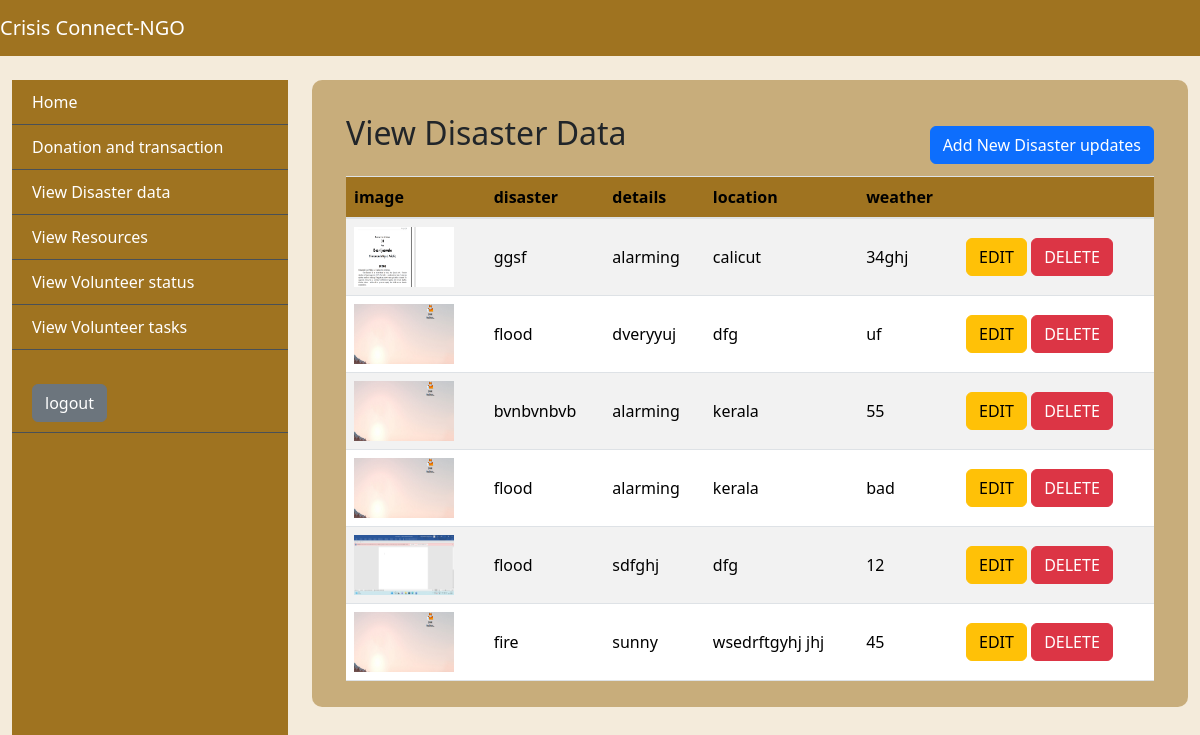
Page /Viewdisasterdata on the earlier database version.
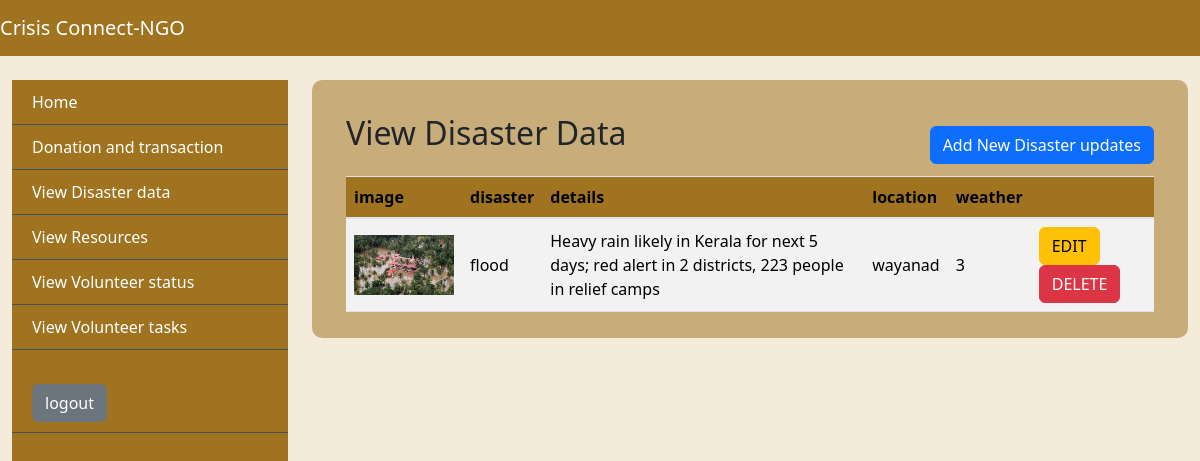
Same page on the later database version.
### app/models.py (models this page shows)
class DisasterTable(models.Model):
    Image= models.FileField()
    Disaster= models.CharField(max_length=30, null=True, blank=True)
    Details= models.CharField(max_length=125, null=True, blank=True)
    Location= models.CharField(max_length=20, null=True, blank=True)
    Weather= models.CharField(max_length=20, null=True, blank=True)
    created_at=models.DateTimeField(auto_now_add=True, null=True, blank=True)

### app/views.py (the view)
# urls.py: path('Viewdisasterdata', Viewdisaster.as_view(), name="viewdisaster"),
class Viewdisaster(View):
    def get(self, request):
        obj=DisasterTable.objects.all()
        print(obj)
        return render(request, "ngo/Viewdisasterdata.html",{'val':obj})

### templates/ngo/ViewDisasterdata.html (shortened to what this page needs)
{% extends 'ngo/base.html' %}
{%block body%}
<div class="tbl-div">
  <div class="content container-fluid">
    <div class="container-fluid mt-4">
      <div class="head">
        <h2 class="mb-4">View Disaster Data</h2>
      <button class="btn btn-primary" data-bs-toggle="modal" data-bs-target="#eventModal">Add New
        Disaster updates</button>
      </div>
      <div class="table-responsive">
        <table class="table user-table table-striped">
          <thead>
            <tr>
              <th>image</th>
              <th>disaster</th>
              <th>details</th>
              <th>location</th>
              <th>weather</th>
              <th></th>
            </tr>
          </thead>
          <tbody>
            {% for i in val %}
            <tr>
            <td><img src="{{i.Image.url}}" width="100", height="60"></td>
            <td>{{i.Disaster}} </td>
            <td> {{i.Details}}</td>
            <td>{{i.Location}} </td>
            <td>{{i.Weather}} </td>
              <td> <a class="btn btn-warning" href="/edit_ngoDisaster/{{i.id}}">EDIT</a>
                <a class="btn btn-danger" href="/disaster_delete/{{i.id}}"
                  onclick="return confirm('are you sure?')">DELETE</a>
              </td>
            </tr>
            {%endfor%}
          </tbody>
        </table>
      </div>
    </div>
  </div>
</div>
{%endblock%}

### templates/ngo/base.html (shortened to what this page needs)
{% load static %}
<!DOCTYPE html>
<html lang="en">
<head>
  <link rel="stylesheet" href="https://stackpath.bootstrapcdn.com/bootstrap/4.5.2/css/bootstrap.min.css">
  <link rel="stylesheet" href="https://cdnjs.cloudflare.com/ajax/libs/font-awesome/5.15.4/css/all.min.css">
  <link href="https://cdn.jsdelivr.net/npm/bootstrap@5.3.3/dist/css/bootstrap.min.css" rel="stylesheet"
>
  <link rel="stylesheet" href="{% static 'css/baseStyle.css' %}">
</head>
<body>
  <nav class="navbar navbar-expand-lg navbar-dark">
    <a class="navbar-brand" href="#"><center>Crisis Connect-NGO</center></a>
  </nav>
  <div class="container-fluid mt-4">
    <div class="row">
      <div class="col-md-3">
        <div class="sidebar">
          <div class="sidebar-item active"><a href="/ngodashboard">Home</a></div>
          <div class="sidebar-item"><a href="/Donationtransaction">Donation and transaction</a></div>
          <div class="sidebar-item"><a href="/Viewdisasterdata">View Disaster data</a></div>
          <div class="sidebar-item"><a href="/Viewresource">View Resources</a></div>
          <div class="sidebar-item"><a href="/volunteerstatus">View Volunteer status</a></div>
          <div class="sidebar-item"><a href="/view_task_ngo">View Volunteer tasks</a></div>
          <div class="sidebar-item mt-4"><a href="/logout" class="btn btn-secondary">logout</a></div>
        </div>
      </div>
      <div class="col-md-9">
        <div class="content">
            {% block body %}
            {% endblock %}
        </div>
      </div>
    </div>
  </div>
</body>
</html>

### static/css/baseStyle.css (style rules this page uses)
:root { --bg-color: #f4ebdb; --bg-color2: #9f7320; --bg-color-hover: #5d400a; --border-color: #495057; --danger-bg-color:#dc3545; --text-color1: #333; --text-color2:#fff; --text-color3:#484a4a; --table-td-color:#00ADB5; --accept-color:#28a745; --view-color:#065bb6; }
* { margin: 0; padding: 0; box-sizing: border-box; }
body { background-color: var(--bg-color); }
nav { background-color: var(--bg-color2); }
.sidebar { background-color: var(--bg-color2); height: 90vh; }
.sidebar a { text-decoration: none; color: var(--text-color2); }
.sidebar-item { padding: 10px 20px; border-bottom: 1px solid var(--border-color); }
.head { display: flex; justify-content: space-between; align-items:center ; align-content: center; }
.tbl-div { width: 100%; padding: 10px; background-color: #9f732082; border-radius: 10px; }
.user-table th, .user-table td { vertical-align: middle; }
.user-table th { font-weight: bold; background-color: var(--bg-color2); }
.user-table th { font-weight: bold; }
a { text-decoration: none; color: var(--text-color2); }
:root { --progress-bar-width: 50px; --progress-bar-height: 50px; --font-size: 15px; }

Differences in the rows shown:
removed DisasterTable: Image (picture), Disaster "ggsf", Details "alarming", Location "calicut", Weather "34ghj"
removed DisasterTable: Image (picture), Disaster "flood", Details "dveryyuj", Location "dfg", Weather "uf"
removed DisasterTable: Image (picture), Disaster "bvnbvnbvb", Details "alarming", Location "kerala", Weather "55"
removed DisasterTable: Image (picture), Disaster "flood", Details "alarming", Location "kerala", Weather "bad"
removed DisasterTable: Image (picture), Disaster "flood", Details "sdfghj", Location "dfg", Weather "12"
removed DisasterTable: Image (picture), Disaster "fire", Details "sunny", Location "wsedrftgyhj jhj", Weather "45"
added DisasterTable: Image (picture), Disaster "flood", Details "Heavy rain likely in Kerala for next 5 days; red alert in 2 districts, 223 people in relief camps", Location "wayanad", Weather "3"
